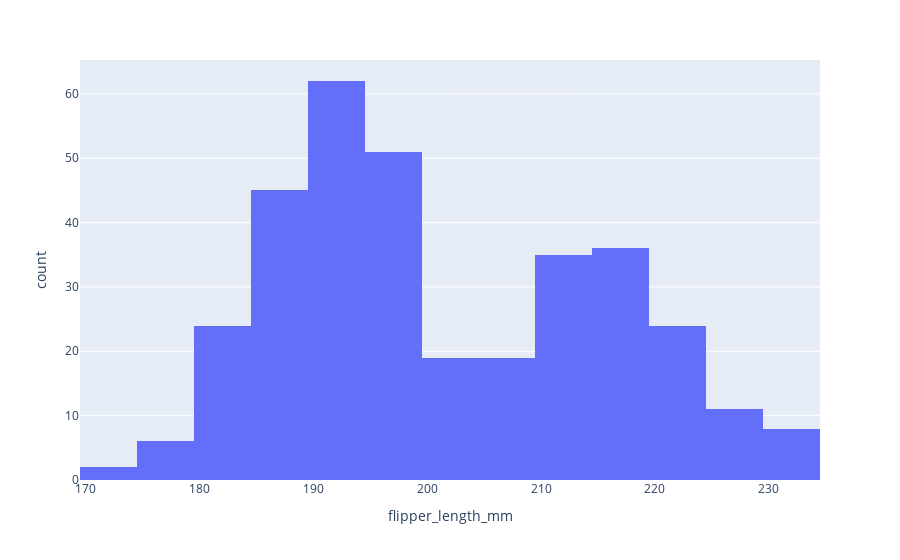

This figure's notebook cell:
### Code cell
#import plotly.express as px
#df = px.data.tips()
#fig = px.histogram(df, x="total_bill")
fig = px.histogram(pingees, x="flipper_length_mm")
fig.show() # USE `fig.show(renderer="png")` FOR ALL GitHub and MarkUs SUBMISSIONS

# So what is this showing? 

# This automatically calculates the "counts" and 
# doesn't put "spaces" between the bars (indicating it's numeric not categorical data)

### Figure 1 — Plotly figure (JSON) as saved in the notebook; plotly's stock layout.template omitted (floating-point values rounded to 4 significant figures; data arrays with more than 128 entries replaced by an {"elided": "..."} marker saying what was removed)
{"data": [{"alignmentgroup": "True", "bingroup": "x", "hovertemplate": "flipper_length_mm=%{x}<br>count=%{y}<extra></extra>", "legendgroup": "", "marker": {"color": "#636efa", "pattern": {"shape": ""}}, "name": "", "offsetgroup": "", "orientation": "v", "showlegend": false, "type": "histogram", "x": {"elided": "344 int values"}, "xaxis": "x", "yaxis": "y"}], "layout": {"barmode": "relative", "legend": {"tracegroupgap": 0}, "margin": {"t": 60}, "xaxis": {"anchor": "y", "domain": [0, 1], "title": {"text": "flipper_length_mm"}}, "yaxis": {"anchor": "x", "domain": [0, 1], "title": {"text": "count"}}}}
